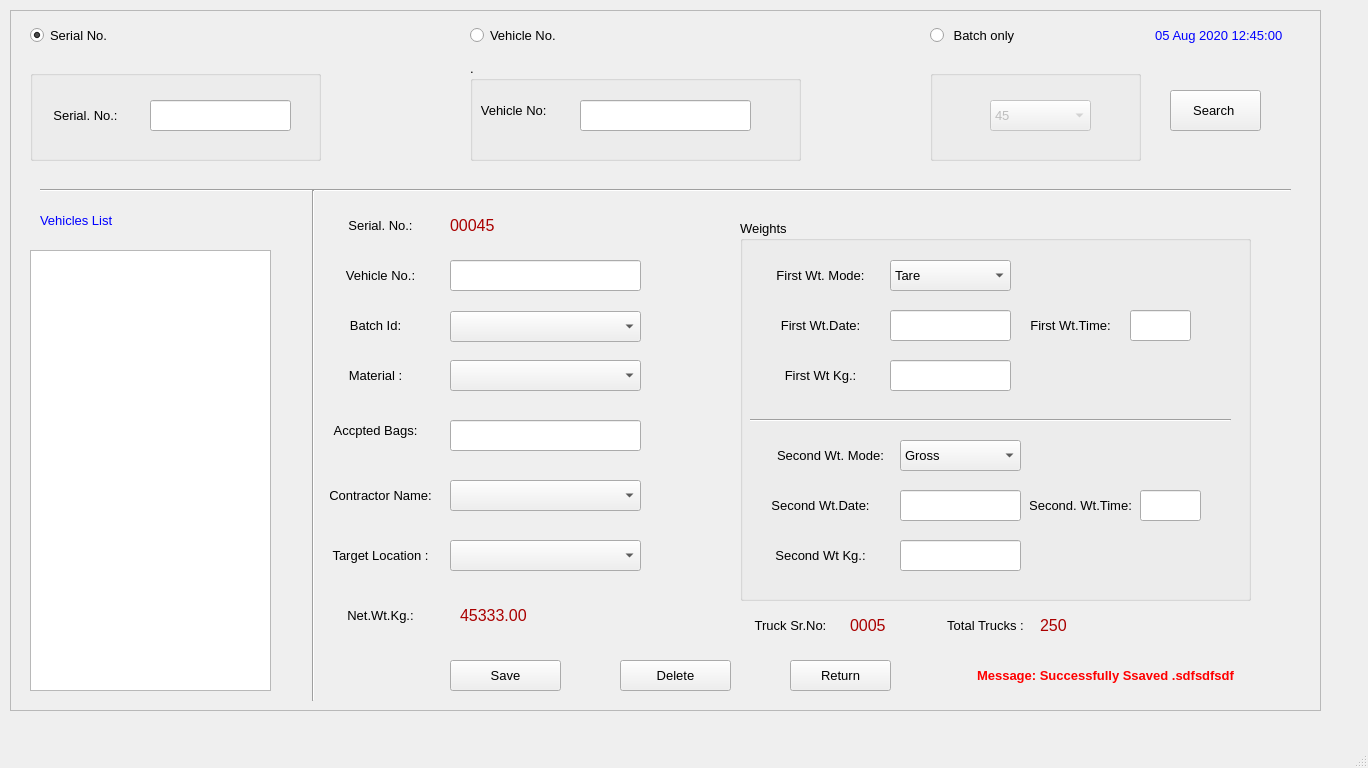
<?xml version="1.0" encoding="UTF-8"?>
<ui version="4.0">
 <class>MainWindow</class>
 <widget class="QMainWindow" name="MainWindow">
  <property name="geometry">
   <rect>
    <x>0</x>
    <y>0</y>
    <width>1368</width>
    <height>768</height>
   </rect>
  </property>
  <property name="baseSize">
   <size>
    <width>0</width>
    <height>0</height>
   </size>
  </property>
  <property name="windowTitle">
   <string>MainWindow</string>
  </property>
  <widget class="QWidget" name="centralwidget">
   <widget class="QFrame" name="frame">
    <property name="geometry">
     <rect>
      <x>10</x>
      <y>10</y>
      <width>1311</width>
      <height>701</height>
     </rect>
    </property>
    <property name="frameShape">
     <enum>QFrame::StyledPanel</enum>
    </property>
    <property name="frameShadow">
     <enum>QFrame::Raised</enum>
    </property>
    <widget class="QLabel" name="label_20">
     <property name="geometry">
      <rect>
       <x>1130</x>
       <y>10</y>
       <width>161</width>
       <height>31</height>
      </rect>
     </property>
     <property name="font">
      <font>
       <family>MS Shell Dlg 2</family>
       <pointsize>10</pointsize>
       <weight>50</weight>
       <bold>false</bold>
       <underline>false</underline>
      </font>
     </property>
     <property name="styleSheet">
      <string notr="true">color: rgb(0, 0, 255);</string>
     </property>
     <property name="text">
      <string>05 Aug 2020 12:45:00 </string>
     </property>
     <property name="alignment">
      <set>Qt::AlignCenter</set>
     </property>
    </widget>
    <widget class="QPushButton" name="pushButton_7">
     <property name="geometry">
      <rect>
       <x>440</x>
       <y>650</y>
       <width>111</width>
       <height>31</height>
      </rect>
     </property>
     <property name="font">
      <font>
       <pointsize>10</pointsize>
      </font>
     </property>
     <property name="text">
      <string>Save</string>
     </property>
    </widget>
    <widget class="QPushButton" name="pushButton_8">
     <property name="geometry">
      <rect>
       <x>780</x>
       <y>650</y>
       <width>101</width>
       <height>31</height>
      </rect>
     </property>
     <property name="font">
      <font>
       <pointsize>10</pointsize>
      </font>
     </property>
     <property name="text">
      <string>Return</string>
     </property>
    </widget>
    <widget class="QRadioButton" name="radioButton_3">
     <property name="geometry">
      <rect>
       <x>460</x>
       <y>10</y>
       <width>101</width>
       <height>31</height>
      </rect>
     </property>
     <property name="font">
      <font>
       <pointsize>10</pointsize>
      </font>
     </property>
     <property name="text">
      <string>Vehicle No.</string>
     </property>
     <property name="checked">
      <bool>false</bool>
     </property>
    </widget>
    <widget class="QGroupBox" name="groupBox_5">
     <property name="geometry">
      <rect>
       <x>460</x>
       <y>50</y>
       <width>331</width>
       <height>101</height>
      </rect>
     </property>
     <property name="font">
      <font>
       <pointsize>10</pointsize>
      </font>
     </property>
     <property name="title">
      <string>.</string>
     </property>
     <widget class="QLineEdit" name="lineEdit_3">
      <property name="geometry">
       <rect>
        <x>110</x>
        <y>40</y>
        <width>171</width>
        <height>31</height>
       </rect>
      </property>
     </widget>
     <widget class="QLabel" name="label_22">
      <property name="geometry">
       <rect>
        <x>0</x>
        <y>30</y>
        <width>91</width>
        <height>41</height>
       </rect>
      </property>
      <property name="font">
       <font>
        <family>MS Shell Dlg 2</family>
        <pointsize>10</pointsize>
        <weight>50</weight>
        <bold>false</bold>
        <underline>false</underline>
       </font>
      </property>
      <property name="styleSheet">
       <string notr="true"/>
      </property>
      <property name="text">
       <string>Vehicle No: </string>
      </property>
      <property name="alignment">
       <set>Qt::AlignCenter</set>
      </property>
     </widget>
    </widget>
    <widget class="QRadioButton" name="radioButton_4">
     <property name="geometry">
      <rect>
       <x>920</x>
       <y>10</y>
       <width>181</width>
       <height>31</height>
      </rect>
     </property>
     <property name="font">
      <font>
       <pointsize>10</pointsize>
      </font>
     </property>
     <property name="text">
      <string> Batch only</string>
     </property>
    </widget>
    <widget class="QGroupBox" name="groupBox_7">
     <property name="enabled">
      <bool>false</bool>
     </property>
     <property name="geometry">
      <rect>
       <x>920</x>
       <y>60</y>
       <width>211</width>
       <height>91</height>
      </rect>
     </property>
     <property name="font">
      <font>
       <pointsize>10</pointsize>
      </font>
     </property>
     <property name="title">
      <string/>
     </property>
     <widget class="QComboBox" name="comboBox">
      <property name="geometry">
       <rect>
        <x>60</x>
        <y>30</y>
        <width>101</width>
        <height>31</height>
       </rect>
      </property>
      <item>
       <property name="text">
        <string>45</string>
       </property>
      </item>
      <item>
       <property name="text">
        <string>46</string>
       </property>
      </item>
     </widget>
    </widget>
    <widget class="QPushButton" name="pushButton_9">
     <property name="geometry">
      <rect>
       <x>1160</x>
       <y>80</y>
       <width>91</width>
       <height>41</height>
      </rect>
     </property>
     <property name="font">
      <font>
       <pointsize>10</pointsize>
      </font>
     </property>
     <property name="text">
      <string>Search </string>
     </property>
    </widget>
    <widget class="Line" name="line">
     <property name="geometry">
      <rect>
       <x>30</x>
       <y>170</y>
       <width>1251</width>
       <height>20</height>
      </rect>
     </property>
     <property name="orientation">
      <enum>Qt::Horizontal</enum>
     </property>
    </widget>
    <widget class="QRadioButton" name="radioButton_5">
     <property name="geometry">
      <rect>
       <x>20</x>
       <y>10</y>
       <width>181</width>
       <height>31</height>
      </rect>
     </property>
     <property name="font">
      <font>
       <pointsize>10</pointsize>
      </font>
     </property>
     <property name="text">
      <string>Serial No.</string>
     </property>
     <property name="checked">
      <bool>true</bool>
     </property>
    </widget>
    <widget class="QGroupBox" name="groupBox_6">
     <property name="geometry">
      <rect>
       <x>20</x>
       <y>60</y>
       <width>291</width>
       <height>91</height>
      </rect>
     </property>
     <property name="font">
      <font>
       <pointsize>10</pointsize>
      </font>
     </property>
     <property name="title">
      <string/>
     </property>
     <widget class="QLineEdit" name="lineEdit_4">
      <property name="geometry">
       <rect>
        <x>120</x>
        <y>30</y>
        <width>141</width>
        <height>31</height>
       </rect>
      </property>
     </widget>
     <widget class="QLabel" name="label_23">
      <property name="geometry">
       <rect>
        <x>10</x>
        <y>30</y>
        <width>91</width>
        <height>31</height>
       </rect>
      </property>
      <property name="font">
       <font>
        <family>MS Shell Dlg 2</family>
        <pointsize>10</pointsize>
        <weight>50</weight>
        <bold>false</bold>
        <underline>false</underline>
       </font>
      </property>
      <property name="styleSheet">
       <string notr="true"/>
      </property>
      <property name="text">
       <string>Serial. No.:</string>
      </property>
      <property name="alignment">
       <set>Qt::AlignCenter</set>
      </property>
     </widget>
    </widget>
    <widget class="QLabel" name="label_24">
     <property name="geometry">
      <rect>
       <x>920</x>
       <y>650</y>
       <width>351</width>
       <height>31</height>
      </rect>
     </property>
     <property name="font">
      <font>
       <family>MS Sans Serif</family>
       <pointsize>10</pointsize>
       <weight>75</weight>
       <bold>true</bold>
       <underline>false</underline>
      </font>
     </property>
     <property name="styleSheet">
      <string notr="true">color: rgb(255, 0, 0);</string>
     </property>
     <property name="text">
      <string>Message: Successfully Ssaved .sdfsdfsdf</string>
     </property>
     <property name="alignment">
      <set>Qt::AlignCenter</set>
     </property>
    </widget>
    <widget class="QListWidget" name="listWidget">
     <property name="geometry">
      <rect>
       <x>20</x>
       <y>240</y>
       <width>241</width>
       <height>441</height>
      </rect>
     </property>
    </widget>
    <widget class="QGroupBox" name="groupBox">
     <property name="geometry">
      <rect>
       <x>730</x>
       <y>210</y>
       <width>511</width>
       <height>381</height>
      </rect>
     </property>
     <property name="font">
      <font>
       <pointsize>10</pointsize>
      </font>
     </property>
     <property name="title">
      <string>Weights</string>
     </property>
     <widget class="QLabel" name="label_33">
      <property name="geometry">
       <rect>
        <x>20</x>
        <y>40</y>
        <width>121</width>
        <height>31</height>
       </rect>
      </property>
      <property name="font">
       <font>
        <family>MS Shell Dlg 2</family>
        <pointsize>10</pointsize>
        <weight>50</weight>
        <bold>false</bold>
        <underline>false</underline>
       </font>
      </property>
      <property name="styleSheet">
       <string notr="true"/>
      </property>
      <property name="text">
       <string>First Wt. Mode:</string>
      </property>
      <property name="alignment">
       <set>Qt::AlignCenter</set>
      </property>
     </widget>
     <widget class="QComboBox" name="comboBox_6">
      <property name="geometry">
       <rect>
        <x>150</x>
        <y>40</y>
        <width>121</width>
        <height>31</height>
       </rect>
      </property>
      <property name="font">
       <font>
        <pointsize>10</pointsize>
       </font>
      </property>
      <item>
       <property name="text">
        <string>Tare</string>
       </property>
      </item>
      <item>
       <property name="text">
        <string>Gross</string>
       </property>
      </item>
     </widget>
     <widget class="QLabel" name="label_34">
      <property name="geometry">
       <rect>
        <x>30</x>
        <y>90</y>
        <width>101</width>
        <height>31</height>
       </rect>
      </property>
      <property name="font">
       <font>
        <family>MS Shell Dlg 2</family>
        <pointsize>10</pointsize>
        <weight>50</weight>
        <bold>false</bold>
        <underline>false</underline>
       </font>
      </property>
      <property name="styleSheet">
       <string notr="true"/>
      </property>
      <property name="text">
       <string>First Wt.Date:</string>
      </property>
      <property name="alignment">
       <set>Qt::AlignCenter</set>
      </property>
     </widget>
     <widget class="QLabel" name="label_35">
      <property name="geometry">
       <rect>
        <x>280</x>
        <y>90</y>
        <width>101</width>
        <height>31</height>
       </rect>
      </property>
      <property name="font">
       <font>
        <family>MS Shell Dlg 2</family>
        <pointsize>10</pointsize>
        <weight>50</weight>
        <bold>false</bold>
        <underline>false</underline>
       </font>
      </property>
      <property name="styleSheet">
       <string notr="true"/>
      </property>
      <property name="text">
       <string>First Wt.Time:</string>
      </property>
      <property name="alignment">
       <set>Qt::AlignCenter</set>
      </property>
     </widget>
     <widget class="QLineEdit" name="lineEdit_7">
      <property name="geometry">
       <rect>
        <x>150</x>
        <y>90</y>
        <width>121</width>
        <height>31</height>
       </rect>
      </property>
      <property name="font">
       <font>
        <pointsize>10</pointsize>
       </font>
      </property>
      <property name="readOnly">
       <bool>true</bool>
      </property>
     </widget>
     <widget class="QLineEdit" name="lineEdit_8">
      <property name="geometry">
       <rect>
        <x>390</x>
        <y>90</y>
        <width>61</width>
        <height>31</height>
       </rect>
      </property>
      <property name="font">
       <font>
        <pointsize>10</pointsize>
       </font>
      </property>
      <property name="readOnly">
       <bool>true</bool>
      </property>
     </widget>
     <widget class="QLabel" name="label_36">
      <property name="geometry">
       <rect>
        <x>30</x>
        <y>140</y>
        <width>101</width>
        <height>31</height>
       </rect>
      </property>
      <property name="font">
       <font>
        <family>MS Shell Dlg 2</family>
        <pointsize>10</pointsize>
        <weight>50</weight>
        <bold>false</bold>
        <underline>false</underline>
       </font>
      </property>
      <property name="styleSheet">
       <string notr="true"/>
      </property>
      <property name="text">
       <string>First Wt Kg.:</string>
      </property>
      <property name="alignment">
       <set>Qt::AlignCenter</set>
      </property>
     </widget>
     <widget class="QLineEdit" name="lineEdit_9">
      <property name="geometry">
       <rect>
        <x>150</x>
        <y>140</y>
        <width>121</width>
        <height>31</height>
       </rect>
      </property>
      <property name="font">
       <font>
        <pointsize>10</pointsize>
       </font>
      </property>
     </widget>
     <widget class="Line" name="line_3">
      <property name="geometry">
       <rect>
        <x>10</x>
        <y>190</y>
        <width>481</width>
        <height>20</height>
       </rect>
      </property>
      <property name="orientation">
       <enum>Qt::Horizontal</enum>
      </property>
     </widget>
     <widget class="QComboBox" name="comboBox_7">
      <property name="geometry">
       <rect>
        <x>160</x>
        <y>220</y>
        <width>121</width>
        <height>31</height>
       </rect>
      </property>
      <property name="font">
       <font>
        <pointsize>10</pointsize>
       </font>
      </property>
      <item>
       <property name="text">
        <string>Gross</string>
       </property>
      </item>
      <item>
       <property name="text">
        <string>Tare</string>
       </property>
      </item>
     </widget>
     <widget class="QLineEdit" name="lineEdit_10">
      <property name="geometry">
       <rect>
        <x>160</x>
        <y>270</y>
        <width>121</width>
        <height>31</height>
       </rect>
      </property>
      <property name="font">
       <font>
        <pointsize>10</pointsize>
       </font>
      </property>
      <property name="readOnly">
       <bool>true</bool>
      </property>
     </widget>
     <widget class="QLabel" name="label_37">
      <property name="geometry">
       <rect>
        <x>30</x>
        <y>320</y>
        <width>101</width>
        <height>31</height>
       </rect>
      </property>
      <property name="font">
       <font>
        <family>MS Shell Dlg 2</family>
        <pointsize>10</pointsize>
        <weight>50</weight>
        <bold>false</bold>
        <underline>false</underline>
       </font>
      </property>
      <property name="styleSheet">
       <string notr="true"/>
      </property>
      <property name="text">
       <string>Second Wt Kg.:</string>
      </property>
      <property name="alignment">
       <set>Qt::AlignCenter</set>
      </property>
     </widget>
     <widget class="QLineEdit" name="lineEdit_11">
      <property name="geometry">
       <rect>
        <x>160</x>
        <y>320</y>
        <width>121</width>
        <height>31</height>
       </rect>
      </property>
      <property name="font">
       <font>
        <pointsize>10</pointsize>
       </font>
      </property>
     </widget>
     <widget class="QLabel" name="label_38">
      <property name="geometry">
       <rect>
        <x>30</x>
        <y>220</y>
        <width>121</width>
        <height>31</height>
       </rect>
      </property>
      <property name="font">
       <font>
        <family>MS Shell Dlg 2</family>
        <pointsize>10</pointsize>
        <weight>50</weight>
        <bold>false</bold>
        <underline>false</underline>
       </font>
      </property>
      <property name="styleSheet">
       <string notr="true"/>
      </property>
      <property name="text">
       <string>Second Wt. Mode:</string>
      </property>
      <property name="alignment">
       <set>Qt::AlignCenter</set>
      </property>
     </widget>
     <widget class="QLabel" name="label_39">
      <property name="geometry">
       <rect>
        <x>290</x>
        <y>270</y>
        <width>101</width>
        <height>31</height>
       </rect>
      </property>
      <property name="font">
       <font>
        <family>MS Shell Dlg 2</family>
        <pointsize>10</pointsize>
        <weight>50</weight>
        <bold>false</bold>
        <underline>false</underline>
       </font>
      </property>
      <property name="styleSheet">
       <string notr="true"/>
      </property>
      <property name="text">
       <string>Second. Wt.Time:</string>
      </property>
      <property name="alignment">
       <set>Qt::AlignCenter</set>
      </property>
     </widget>
     <widget class="QLabel" name="label_40">
      <property name="geometry">
       <rect>
        <x>30</x>
        <y>270</y>
        <width>101</width>
        <height>31</height>
       </rect>
      </property>
      <property name="font">
       <font>
        <family>MS Shell Dlg 2</family>
        <pointsize>10</pointsize>
        <weight>50</weight>
        <bold>false</bold>
        <underline>false</underline>
       </font>
      </property>
      <property name="styleSheet">
       <string notr="true"/>
      </property>
      <property name="text">
       <string>Second Wt.Date:</string>
      </property>
      <property name="alignment">
       <set>Qt::AlignCenter</set>
      </property>
     </widget>
     <widget class="QLineEdit" name="lineEdit_12">
      <property name="geometry">
       <rect>
        <x>400</x>
        <y>270</y>
        <width>61</width>
        <height>31</height>
       </rect>
      </property>
      <property name="font">
       <font>
        <pointsize>10</pointsize>
       </font>
      </property>
      <property name="readOnly">
       <bool>true</bool>
      </property>
     </widget>
    </widget>
    <widget class="Line" name="line_2">
     <property name="geometry">
      <rect>
       <x>293</x>
       <y>180</y>
       <width>20</width>
       <height>511</height>
      </rect>
     </property>
     <property name="orientation">
      <enum>Qt::Vertical</enum>
     </property>
    </widget>
    <widget class="QLabel" name="label_25">
     <property name="geometry">
      <rect>
       <x>320</x>
       <y>200</y>
       <width>101</width>
       <height>31</height>
      </rect>
     </property>
     <property name="font">
      <font>
       <family>MS Shell Dlg 2</family>
       <pointsize>10</pointsize>
       <weight>50</weight>
       <bold>false</bold>
       <underline>false</underline>
      </font>
     </property>
     <property name="styleSheet">
      <string notr="true"/>
     </property>
     <property name="text">
      <string>Serial. No.:</string>
     </property>
     <property name="alignment">
      <set>Qt::AlignCenter</set>
     </property>
    </widget>
    <widget class="QLabel" name="label_26">
     <property name="geometry">
      <rect>
       <x>330</x>
       <y>250</y>
       <width>81</width>
       <height>31</height>
      </rect>
     </property>
     <property name="font">
      <font>
       <family>MS Shell Dlg 2</family>
       <pointsize>10</pointsize>
       <weight>50</weight>
       <bold>false</bold>
       <underline>false</underline>
      </font>
     </property>
     <property name="styleSheet">
      <string notr="true"/>
     </property>
     <property name="text">
      <string>Vehicle No.:</string>
     </property>
     <property name="alignment">
      <set>Qt::AlignCenter</set>
     </property>
    </widget>
    <widget class="QLabel" name="label_27">
     <property name="geometry">
      <rect>
       <x>330</x>
       <y>300</y>
       <width>71</width>
       <height>31</height>
      </rect>
     </property>
     <property name="font">
      <font>
       <pointsize>10</pointsize>
      </font>
     </property>
     <property name="styleSheet">
      <string notr="true"/>
     </property>
     <property name="text">
      <string>Batch Id:</string>
     </property>
     <property name="alignment">
      <set>Qt::AlignCenter</set>
     </property>
    </widget>
    <widget class="QLabel" name="label_28">
     <property name="geometry">
      <rect>
       <x>330</x>
       <y>350</y>
       <width>71</width>
       <height>31</height>
      </rect>
     </property>
     <property name="font">
      <font>
       <family>MS Shell Dlg 2</family>
       <pointsize>10</pointsize>
       <weight>50</weight>
       <bold>false</bold>
       <underline>false</underline>
      </font>
     </property>
     <property name="styleSheet">
      <string notr="true"/>
     </property>
     <property name="text">
      <string>Material :</string>
     </property>
     <property name="alignment">
      <set>Qt::AlignCenter</set>
     </property>
    </widget>
    <widget class="QLabel" name="label_29">
     <property name="geometry">
      <rect>
       <x>310</x>
       <y>400</y>
       <width>111</width>
       <height>41</height>
      </rect>
     </property>
     <property name="font">
      <font>
       <family>MS Shell Dlg 2</family>
       <pointsize>10</pointsize>
       <weight>50</weight>
       <bold>false</bold>
       <underline>false</underline>
      </font>
     </property>
     <property name="styleSheet">
      <string notr="true"/>
     </property>
     <property name="text">
      <string>Accpted Bags:</string>
     </property>
     <property name="alignment">
      <set>Qt::AlignCenter</set>
     </property>
    </widget>
    <widget class="QLabel" name="label_30">
     <property name="geometry">
      <rect>
       <x>320</x>
       <y>470</y>
       <width>101</width>
       <height>31</height>
      </rect>
     </property>
     <property name="font">
      <font>
       <family>MS Shell Dlg 2</family>
       <pointsize>10</pointsize>
       <weight>50</weight>
       <bold>false</bold>
       <underline>false</underline>
      </font>
     </property>
     <property name="styleSheet">
      <string notr="true"/>
     </property>
     <property name="text">
      <string>Contractor Name:</string>
     </property>
     <property name="alignment">
      <set>Qt::AlignCenter</set>
     </property>
    </widget>
    <widget class="QLabel" name="label_31">
     <property name="geometry">
      <rect>
       <x>310</x>
       <y>530</y>
       <width>121</width>
       <height>31</height>
      </rect>
     </property>
     <property name="font">
      <font>
       <family>MS Shell Dlg 2</family>
       <pointsize>10</pointsize>
       <weight>50</weight>
       <bold>false</bold>
       <underline>false</underline>
      </font>
     </property>
     <property name="styleSheet">
      <string notr="true"/>
     </property>
     <property name="text">
      <string>Target Location :</string>
     </property>
     <property name="alignment">
      <set>Qt::AlignCenter</set>
     </property>
    </widget>
    <widget class="QLineEdit" name="lineEdit_5">
     <property name="geometry">
      <rect>
       <x>440</x>
       <y>250</y>
       <width>191</width>
       <height>31</height>
      </rect>
     </property>
     <property name="font">
      <font>
       <pointsize>10</pointsize>
      </font>
     </property>
    </widget>
    <widget class="QLabel" name="label_32">
     <property name="geometry">
      <rect>
       <x>440</x>
       <y>200</y>
       <width>131</width>
       <height>31</height>
      </rect>
     </property>
     <property name="font">
      <font>
       <family>MS Shell Dlg 2</family>
       <pointsize>12</pointsize>
       <weight>50</weight>
       <bold>false</bold>
       <underline>false</underline>
      </font>
     </property>
     <property name="styleSheet">
      <string notr="true">color: rgb(170, 0, 0);</string>
     </property>
     <property name="text">
      <string>00045</string>
     </property>
     <property name="alignment">
      <set>Qt::AlignLeading|Qt::AlignLeft|Qt::AlignVCenter</set>
     </property>
    </widget>
    <widget class="QComboBox" name="comboBox_2">
     <property name="geometry">
      <rect>
       <x>440</x>
       <y>301</y>
       <width>191</width>
       <height>31</height>
      </rect>
     </property>
     <property name="font">
      <font>
       <pointsize>10</pointsize>
      </font>
     </property>
    </widget>
    <widget class="QComboBox" name="comboBox_3">
     <property name="geometry">
      <rect>
       <x>440</x>
       <y>350</y>
       <width>191</width>
       <height>31</height>
      </rect>
     </property>
     <property name="font">
      <font>
       <pointsize>10</pointsize>
      </font>
     </property>
    </widget>
    <widget class="QLineEdit" name="lineEdit_6">
     <property name="geometry">
      <rect>
       <x>440</x>
       <y>410</y>
       <width>191</width>
       <height>31</height>
      </rect>
     </property>
     <property name="font">
      <font>
       <pointsize>10</pointsize>
      </font>
     </property>
    </widget>
    <widget class="QComboBox" name="comboBox_4">
     <property name="geometry">
      <rect>
       <x>440</x>
       <y>470</y>
       <width>191</width>
       <height>31</height>
      </rect>
     </property>
     <property name="font">
      <font>
       <pointsize>10</pointsize>
      </font>
     </property>
    </widget>
    <widget class="QComboBox" name="comboBox_5">
     <property name="geometry">
      <rect>
       <x>440</x>
       <y>530</y>
       <width>191</width>
       <height>31</height>
      </rect>
     </property>
     <property name="font">
      <font>
       <pointsize>10</pointsize>
      </font>
     </property>
    </widget>
    <widget class="QLabel" name="label_41">
     <property name="geometry">
      <rect>
       <x>310</x>
       <y>590</y>
       <width>121</width>
       <height>31</height>
      </rect>
     </property>
     <property name="font">
      <font>
       <family>MS Shell Dlg 2</family>
       <pointsize>10</pointsize>
       <weight>50</weight>
       <bold>false</bold>
       <underline>false</underline>
      </font>
     </property>
     <property name="styleSheet">
      <string notr="true"/>
     </property>
     <property name="text">
      <string>Net.Wt.Kg.:</string>
     </property>
     <property name="alignment">
      <set>Qt::AlignCenter</set>
     </property>
    </widget>
    <widget class="QLabel" name="label_42">
     <property name="geometry">
      <rect>
       <x>450</x>
       <y>590</y>
       <width>181</width>
       <height>31</height>
      </rect>
     </property>
     <property name="font">
      <font>
       <family>MS Shell Dlg 2</family>
       <pointsize>12</pointsize>
       <weight>50</weight>
       <bold>false</bold>
       <underline>false</underline>
      </font>
     </property>
     <property name="styleSheet">
      <string notr="true">color: rgb(170, 0, 0);</string>
     </property>
     <property name="text">
      <string>45333.00</string>
     </property>
     <property name="alignment">
      <set>Qt::AlignLeading|Qt::AlignLeft|Qt::AlignVCenter</set>
     </property>
    </widget>
    <widget class="QLabel" name="label_43">
     <property name="geometry">
      <rect>
       <x>730</x>
       <y>600</y>
       <width>101</width>
       <height>31</height>
      </rect>
     </property>
     <property name="font">
      <font>
       <family>MS Shell Dlg 2</family>
       <pointsize>10</pointsize>
       <weight>50</weight>
       <bold>false</bold>
       <underline>false</underline>
      </font>
     </property>
     <property name="styleSheet">
      <string notr="true"/>
     </property>
     <property name="text">
      <string>Truck Sr.No:</string>
     </property>
     <property name="alignment">
      <set>Qt::AlignCenter</set>
     </property>
    </widget>
    <widget class="QLabel" name="label_44">
     <property name="geometry">
      <rect>
       <x>840</x>
       <y>600</y>
       <width>71</width>
       <height>31</height>
      </rect>
     </property>
     <property name="font">
      <font>
       <family>MS Shell Dlg 2</family>
       <pointsize>12</pointsize>
       <weight>50</weight>
       <bold>false</bold>
       <underline>false</underline>
      </font>
     </property>
     <property name="styleSheet">
      <string notr="true">color: rgb(170, 0, 0);</string>
     </property>
     <property name="text">
      <string>0005</string>
     </property>
     <property name="alignment">
      <set>Qt::AlignLeading|Qt::AlignLeft|Qt::AlignVCenter</set>
     </property>
    </widget>
    <widget class="QLabel" name="label_45">
     <property name="geometry">
      <rect>
       <x>930</x>
       <y>600</y>
       <width>91</width>
       <height>31</height>
      </rect>
     </property>
     <property name="font">
      <font>
       <family>MS Shell Dlg 2</family>
       <pointsize>10</pointsize>
       <weight>50</weight>
       <bold>false</bold>
       <underline>false</underline>
      </font>
     </property>
     <property name="styleSheet">
      <string notr="true"/>
     </property>
     <property name="text">
      <string>Total Trucks :</string>
     </property>
     <property name="alignment">
      <set>Qt::AlignCenter</set>
     </property>
    </widget>
    <widget class="QLabel" name="label_46">
     <property name="geometry">
      <rect>
       <x>1030</x>
       <y>600</y>
       <width>41</width>
       <height>31</height>
      </rect>
     </property>
     <property name="font">
      <font>
       <family>MS Shell Dlg 2</family>
       <pointsize>12</pointsize>
       <weight>50</weight>
       <bold>false</bold>
       <underline>false</underline>
      </font>
     </property>
     <property name="styleSheet">
      <string notr="true">color: rgb(170, 0, 0);</string>
     </property>
     <property name="text">
      <string>250</string>
     </property>
     <property name="alignment">
      <set>Qt::AlignLeading|Qt::AlignLeft|Qt::AlignVCenter</set>
     </property>
    </widget>
    <widget class="QPushButton" name="pushButton_10">
     <property name="geometry">
      <rect>
       <x>610</x>
       <y>650</y>
       <width>111</width>
       <height>31</height>
      </rect>
     </property>
     <property name="font">
      <font>
       <pointsize>10</pointsize>
      </font>
     </property>
     <property name="text">
      <string>Delete</string>
     </property>
    </widget>
    <widget class="QLabel" name="label_21">
     <property name="geometry">
      <rect>
       <x>30</x>
       <y>190</y>
       <width>101</width>
       <height>41</height>
      </rect>
     </property>
     <property name="font">
      <font>
       <family>MS Shell Dlg 2</family>
       <pointsize>10</pointsize>
       <weight>50</weight>
       <bold>false</bold>
       <underline>false</underline>
      </font>
     </property>
     <property name="styleSheet">
      <string notr="true">color: rgb(0, 0, 255);</string>
     </property>
     <property name="text">
      <string>Vehicles List</string>
     </property>
     <property name="alignment">
      <set>Qt::AlignLeading|Qt::AlignLeft|Qt::AlignVCenter</set>
     </property>
    </widget>
   </widget>
  </widget>
  <widget class="QMenuBar" name="menubar">
   <property name="geometry">
    <rect>
     <x>0</x>
     <y>0</y>
     <width>1368</width>
     <height>21</height>
    </rect>
   </property>
  </widget>
  <widget class="QStatusBar" name="statusbar"/>
 </widget>
 <resources/>
 <connections/>
</ui>
